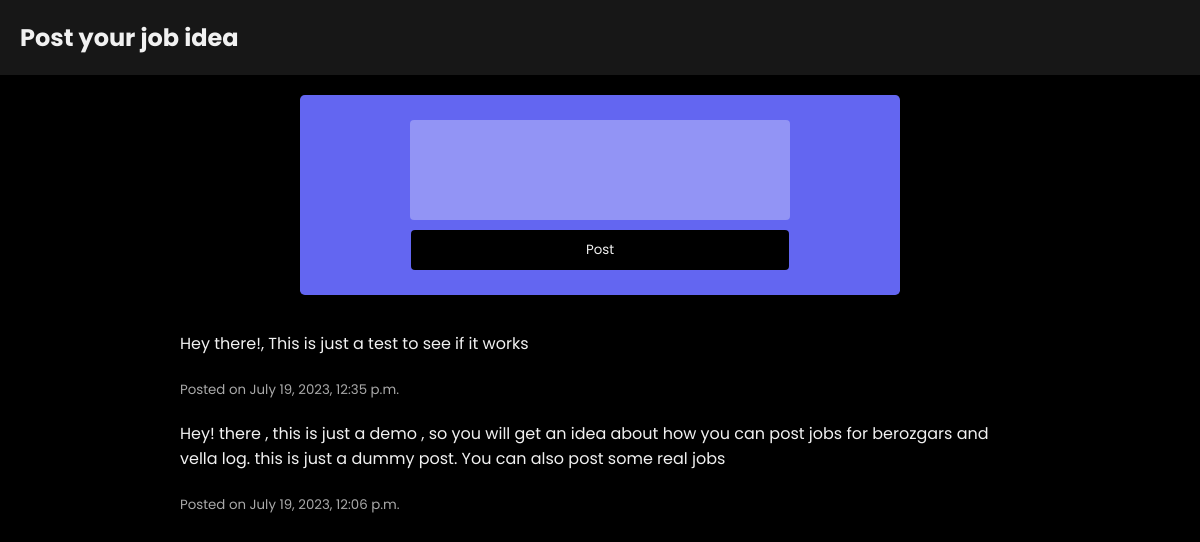
The page / on the database its author committed.
### post_something_on_homepage/models.py (models this page shows)
class Post_a_Jobs(models.Model):
    content = models.TextField()
    pub_date = models.DateTimeField(auto_now_add=True)
    class Meta:
        db_table = 'post_something_on_homepage_post_a_jobs'

### post_something_on_homepage/views.py (the view)
# urls.py: path('',homepage ,name='index')
def homepage(request):
    jobs = Post_a_Jobs.objects.all().order_by('-pub_date')
    if request.method == 'POST':
        content = request.POST.get('content')
        job_details = Post_a_Jobs.objects.create(content=content)
        response_data = {
            'content': job_details.content,
            'pub_date': job_details.pub_date.strftime('%Y-%m-%d')
        }
        return JsonResponse(response_data)
    else:
        return render(request, 'post_something_on_homepage/index.html', {'jobs': jobs})

### post_something_on_homepage/templates/post_something_on_homepage/index.html (shortened to what this page needs)
<!DOCTYPE html>
<html lang="en">
  <head>
    <!-- {% load static %}
    <link
      rel="stylesheet"
      href="{% static 'post_something_on_homepage/style.css' %}"
    /> -->
  </head>
  <body>
    <h2>Post your job idea</h2>
    <header>
      <form method="post" action="{% url 'index' %}">
        <textarea name="content"></textarea>
        <input type="submit" value="Post" />
      </form>
    </header>
    <div id="main">
      {% for job in jobs %}
      <p>{{ job.content }}</p>
      <small>Posted on {{ job.pub_date }}</small>
      {% endfor %}
    </div>
  </body>
</html>

### post_something_on_homepage/templates/post_something_on_homepage/index.html (style rules this page uses)
* { margin: 0; padding: 0; overflow-x: hidden; font-family: 'Poppins', sans-serif; }
body { background: #000; }
h2 { width: 100%; background: #171717; padding: 20px; margin-bottom: 20px; color: #f1f1f1; }
header { width: 100%; height: 200px; display: flex; justify-content: center; align-items: center; }
form { width: 50%; height: 100%; background: #6366f1ff; border-radius: .3em; margin: 0px 20px; display: flex; justify-content: center; align-items: center; flex-direction: column; }
textarea { width: 60%; height: 40%; border: none; outline: none; padding: 10px; border-radius: .3em; background: #9294f5; color:#000; resize: none; }
input { width: 63%; height: 40px; background: #000; color: #f1f1f1; border-radius: .3em; border: none; outline: none; margin-top: 10px; overflow-y: hidden; }
#main { width: 70%; margin: 2vh auto; color:#f1f1f1 }
#main p { margin: 20px 0; font-weight: 400; }
small { opacity: 0.7; }

### rows shown on the page
Post_a_Jobs: content "Hey there!, This is just a test to see if it works", pub_date "July 19, 2023, 12:35 p.m."
Post_a_Jobs: content "Hey! there , this is just a demo , so you will get an idea about how you can post jobs for berozgars and vella log. this is just a dummy post. You can also post some real jobs", pub_date "July 19, 2023, 12:06 p.m."
